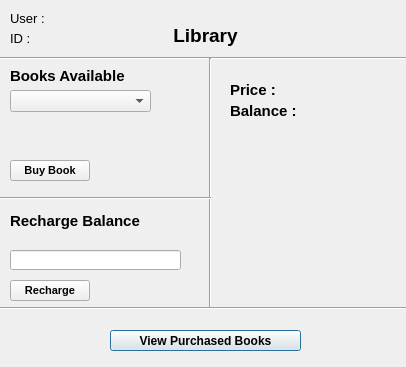
<?xml version="1.0" encoding="UTF-8"?>
<ui version="4.0">
 <class>BookReservation</class>
 <widget class="QDialog" name="BookReservation">
  <property name="geometry">
   <rect>
    <x>0</x>
    <y>0</y>
    <width>406</width>
    <height>367</height>
   </rect>
  </property>
  <property name="font">
   <font>
    <pointsize>11</pointsize>
    <bold>true</bold>
   </font>
  </property>
  <property name="windowTitle">
   <string>Library</string>
  </property>
  <property name="windowIcon">
   <iconset theme="accessories-dictionary">
    <normaloff>.</normaloff>.</iconset>
  </property>
  <widget class="QLabel" name="label">
   <property name="geometry">
    <rect>
     <x>150</x>
     <y>20</y>
     <width>111</width>
     <height>31</height>
    </rect>
   </property>
   <property name="font">
    <font>
     <pointsize>14</pointsize>
     <bold>true</bold>
    </font>
   </property>
   <property name="text">
    <string>Library</string>
   </property>
   <property name="alignment">
    <set>Qt::AlignCenter</set>
   </property>
  </widget>
  <widget class="Line" name="line">
   <property name="geometry">
    <rect>
     <x>0</x>
     <y>50</y>
     <width>411</width>
     <height>16</height>
    </rect>
   </property>
   <property name="orientation">
    <enum>Qt::Horizontal</enum>
   </property>
  </widget>
  <widget class="QLabel" name="label_2">
   <property name="geometry">
    <rect>
     <x>10</x>
     <y>60</y>
     <width>121</width>
     <height>31</height>
    </rect>
   </property>
   <property name="text">
    <string>Books Available</string>
   </property>
  </widget>
  <widget class="QComboBox" name="Books">
   <property name="geometry">
    <rect>
     <x>10</x>
     <y>90</y>
     <width>141</width>
     <height>22</height>
    </rect>
   </property>
   <property name="font">
    <font>
     <pointsize>10</pointsize>
     <bold>false</bold>
    </font>
   </property>
  </widget>
  <widget class="QLabel" name="PriceHeading">
   <property name="geometry">
    <rect>
     <x>230</x>
     <y>80</y>
     <width>171</width>
     <height>20</height>
    </rect>
   </property>
   <property name="text">
    <string>Price : </string>
   </property>
  </widget>
  <widget class="Line" name="line_3">
   <property name="geometry">
    <rect>
     <x>0</x>
     <y>300</y>
     <width>421</width>
     <height>16</height>
    </rect>
   </property>
   <property name="orientation">
    <enum>Qt::Horizontal</enum>
   </property>
  </widget>
  <widget class="QLabel" name="IDHeading">
   <property name="geometry">
    <rect>
     <x>10</x>
     <y>30</y>
     <width>161</width>
     <height>16</height>
    </rect>
   </property>
   <property name="font">
    <font>
     <pointsize>10</pointsize>
     <bold>false</bold>
    </font>
   </property>
   <property name="text">
    <string>ID :</string>
   </property>
  </widget>
  <widget class="QLabel" name="BalanceHeading">
   <property name="geometry">
    <rect>
     <x>230</x>
     <y>100</y>
     <width>241</width>
     <height>21</height>
    </rect>
   </property>
   <property name="text">
    <string>Balance : </string>
   </property>
  </widget>
  <widget class="QPushButton" name="ViewBooks">
   <property name="geometry">
    <rect>
     <x>110</x>
     <y>330</y>
     <width>191</width>
     <height>21</height>
    </rect>
   </property>
   <property name="font">
    <font>
     <pointsize>9</pointsize>
     <bold>true</bold>
    </font>
   </property>
   <property name="cursor">
    <cursorShape>PointingHandCursor</cursorShape>
   </property>
   <property name="text">
    <string>View Purchased Books</string>
   </property>
  </widget>
  <widget class="QPushButton" name="But_Button">
   <property name="geometry">
    <rect>
     <x>10</x>
     <y>160</y>
     <width>80</width>
     <height>21</height>
    </rect>
   </property>
   <property name="font">
    <font>
     <pointsize>8</pointsize>
     <bold>true</bold>
    </font>
   </property>
   <property name="cursor">
    <cursorShape>PointingHandCursor</cursorShape>
   </property>
   <property name="text">
    <string>Buy Book</string>
   </property>
  </widget>
  <widget class="QLabel" name="label_3">
   <property name="geometry">
    <rect>
     <x>10</x>
     <y>210</y>
     <width>141</width>
     <height>21</height>
    </rect>
   </property>
   <property name="text">
    <string>Recharge Balance</string>
   </property>
  </widget>
  <widget class="QLineEdit" name="RechargeBalance">
   <property name="geometry">
    <rect>
     <x>10</x>
     <y>250</y>
     <width>171</width>
     <height>20</height>
    </rect>
   </property>
   <property name="font">
    <font>
     <pointsize>9</pointsize>
     <bold>false</bold>
    </font>
   </property>
  </widget>
  <widget class="QPushButton" name="rechargeButton">
   <property name="geometry">
    <rect>
     <x>10</x>
     <y>280</y>
     <width>80</width>
     <height>21</height>
    </rect>
   </property>
   <property name="font">
    <font>
     <pointsize>8</pointsize>
     <bold>true</bold>
    </font>
   </property>
   <property name="cursor">
    <cursorShape>PointingHandCursor</cursorShape>
   </property>
   <property name="text">
    <string>Recharge</string>
   </property>
  </widget>
  <widget class="QLabel" name="Book_Alert">
   <property name="geometry">
    <rect>
     <x>10</x>
     <y>130</y>
     <width>181</width>
     <height>21</height>
    </rect>
   </property>
   <property name="font">
    <font>
     <pointsize>8</pointsize>
     <bold>false</bold>
    </font>
   </property>
   <property name="text">
    <string/>
   </property>
  </widget>
  <widget class="Line" name="line_2">
   <property name="geometry">
    <rect>
     <x>200</x>
     <y>58</y>
     <width>20</width>
     <height>249</height>
    </rect>
   </property>
   <property name="orientation">
    <enum>Qt::Vertical</enum>
   </property>
  </widget>
  <widget class="Line" name="line_4">
   <property name="geometry">
    <rect>
     <x>0</x>
     <y>190</y>
     <width>211</width>
     <height>16</height>
    </rect>
   </property>
   <property name="orientation">
    <enum>Qt::Horizontal</enum>
   </property>
  </widget>
  <widget class="QLabel" name="UserLabel">
   <property name="geometry">
    <rect>
     <x>10</x>
     <y>10</y>
     <width>161</width>
     <height>16</height>
    </rect>
   </property>
   <property name="font">
    <font>
     <pointsize>10</pointsize>
     <bold>false</bold>
    </font>
   </property>
   <property name="text">
    <string>User : </string>
   </property>
  </widget>
 </widget>
 <resources/>
 <connections/>
</ui>
